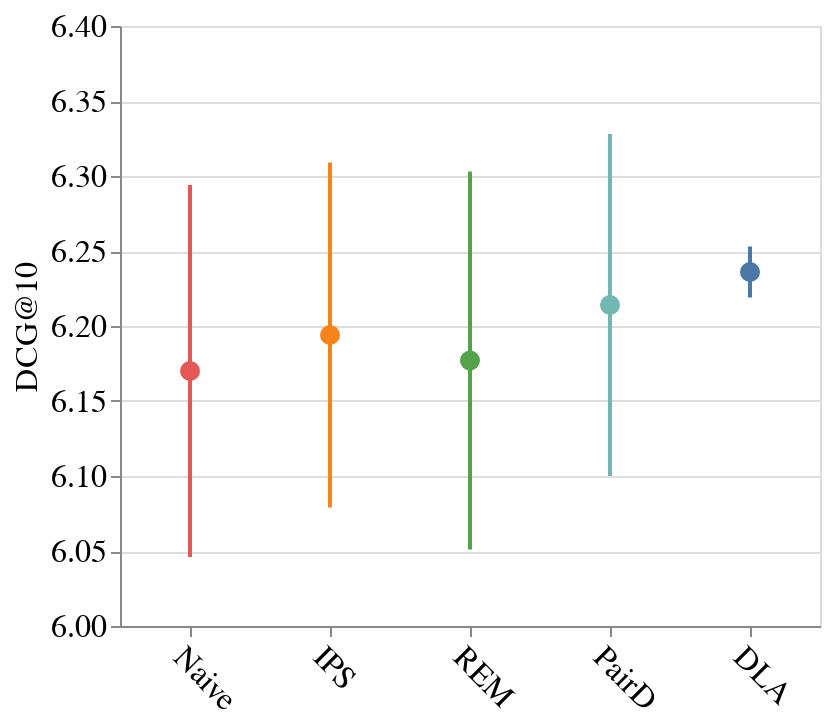

Notebook code for this chart:
### Code cell
order = ["Naive", "IPS", "REM", "PairD", "DLA"]

base = alt.Chart(df, width=350)

points = base.mark_circle(size=100, opacity=1.0).encode(
    x=alt.X("model", title="", sort=order).axis(labelAngle=45),
    y=alt.Y("dcg@10", title="DCG@10").scale(domain=(6, 6.4)),
    color=alt.Color("model", title=None, legend=None)
)

error = base.mark_errorbar().encode(
    x=alt.X("model", title="", sort=order).axis(labelAngle=45),
    y=alt.Y("dcg@10", title="DCG@10").scale(zero=False),
    yError="std:Q",
    color=alt.Color("model", title=None, legend=None),
    strokeWidth=alt.value(2)
)

chart = error + points
chart

### Figure 1 — Vega-Lite specification as saved in the notebook (floating-point values rounded to 4 significant figures)
{"config": {"title": {"font": "serif", "fontWeight": "normal", "fontSize": 16, "dx": 5}, "axis": {"titleFont": "serif", "titleFontWeight": "normal", "titleFontSize": 16, "labelFont": "serif", "labelFontWeight": "normal", "labelFontSize": 16}, "headerColumn": {"titleFont": "serif", "titleFontWeight": "normal", "titleFontSize": 16, "labelFont": "serif", "labelFontWeight": "normal", "labelFontSize": 16}, "text": {"font": "serif", "fontSize": 14}, "legend": {"labelFont": "serif", "titleFont": "serif", "titleFontSize": 16, "labelFontSize": 16}}, "layer": [{"mark": {"type": "errorbar"}, "encoding": {"color": {"field": "model", "legend": null, "title": null, "type": "nominal"}, "strokeWidth": {"value": 2}, "x": {"axis": {"labelAngle": 45}, "field": "model", "sort": ["Naive", "IPS", "REM", "PairD", "DLA"], "title": "", "type": "nominal"}, "y": {"field": "dcg@10", "scale": {"zero": false}, "title": "DCG@10", "type": "quantitative"}, "yError": {"field": "std"}}}, {"mark": {"type": "circle", "opacity": 1.0, "size": 100}, "encoding": {"color": {"field": "model", "legend": null, "title": null, "type": "nominal"}, "x": {"axis": {"labelAngle": 45}, "field": "model", "sort": ["Naive", "IPS", "REM", "PairD", "DLA"], "title": "", "type": "nominal"}, "y": {"field": "dcg@10", "scale": {"domain": [6, 6.4]}, "title": "DCG@10", "type": "quantitative"}}}], "data": {"name": "data-214fe991985099c97b14745234be70e0"}, "width": 350, "$schema": "https://vega.github.io/schema/vega-lite/v5.15.1.json", "datasets": {"data-214fe991985099c97b14745234be70e0": [{"model": "Naive", "dcg@10": 6.17, "std": 0.124}, {"model": "IPS", "dcg@10": 6.194, "std": 0.115}, {"model": "REM", "dcg@10": 6.177, "std": 0.126}, {"model": "PairD", "dcg@10": 6.214, "std": 0.114}, {"model": "DLA", "dcg@10": 6.236, "std": 0.017}]}}
